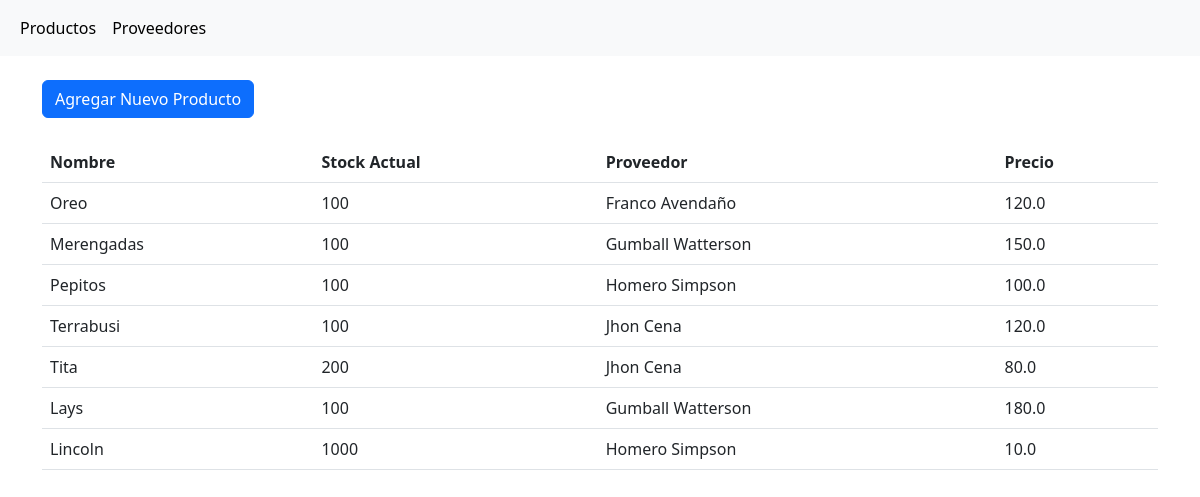
The app's page /compras/productos/, older data.
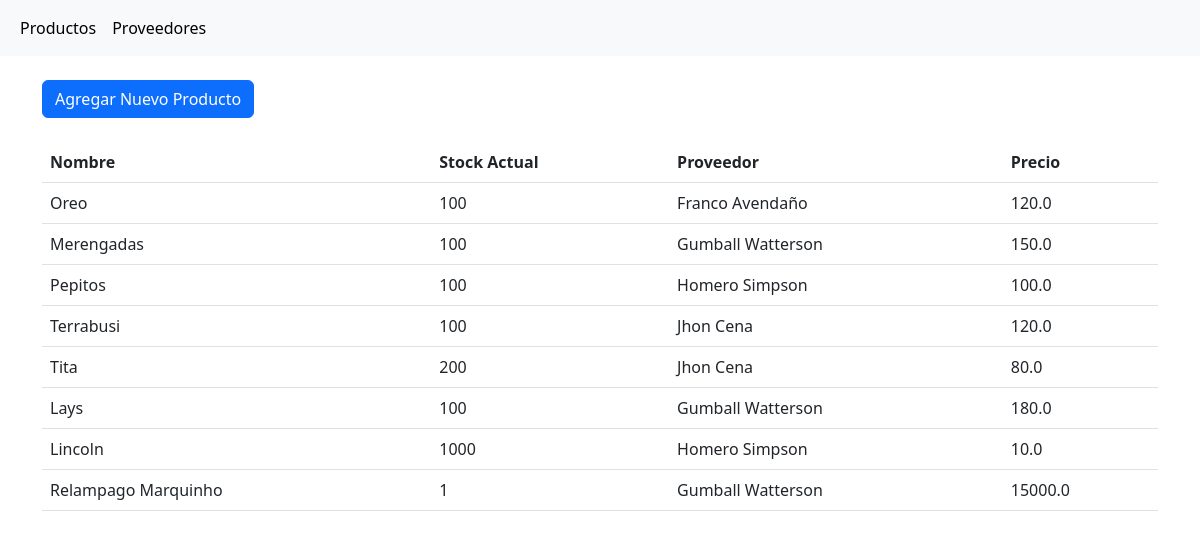
The same page, newer data.
### compra/models.py (models this page shows)
class Product(models.Model):
    name = models.CharField(max_length=155)
    price = models.FloatField(default=0)
    actual_stock = models.IntegerField(default=0)
    supplier = models.ForeignKey(
        Supplier,
        related_name="products",
        on_delete=models.CASCADE
    )

class Supplier(models.Model):
    name = models.CharField(max_length=155)
    last_name = models.CharField(max_length=155)
    dni = models.IntegerField(default=0)
    def __str__(self):
        return f'{self.name} {self.last_name}'

### compra/views.py (the view)
# urls.py: path('productos/', get_products, name='products'),
def get_products(request):
    products = Product.objects.all()
    return render(request, 'products.html', {"products": products})

### compra/templates/products.html
{% extends 'base_products.html' %}
{% block 'content-products' %}
<table class="table">
  <thead>
    <tr>
      <th scope="col">Nombre</th>
      <th scope="col">Stock Actual</th>
      <th scope="col">Proveedor</th>
        <th scope="col">Precio</th>
    </tr>
  </thead>
  <tbody>
  {% for product in products %}
    <tr>
      <td>{{ product.name }}</td>
      <td>{{ product.actual_stock }}</td>
      <td>{{ product.supplier }}</td>
        <td>{{ product.price }}</td>
  {% endfor %}
  </tbody>
</table>
{% endblock %}

### templates/base_products.html (shortened to what this page needs)
<!DOCTYPE html>
<html lang="en">
<head>
  <link href="https://cdn.jsdelivr.net/npm/bootstrap@5.3.0-alpha3/dist/css/bootstrap.min.css" rel="stylesheet"
>
</head>
<body>
  {% include 'navbar.html' %}
    <div class="container">
        <div>
            <br/>
            <a class="btn btn-primary" href="crear">Agregar Nuevo Producto</a>
            <br/>
            <br>
            {% block 'content-products' %}
            {% endblock %}
        </div>
    </div>
</body>
</html>

### templates/navbar.html
<nav class="navbar navbar-expand-lg bg-body-tertiary">
  <div class="container-fluid">
    <div class="collapse navbar-collapse" id="navbarSupportedContent">
      <ul class="navbar-nav me-auto mb-2 mb-lg-0">
        <li class="nav-item">
          <a class="nav-link active" aria-current="page" href="/compras/productos/">Productos</a>
        </li>
        <li class="nav-item">
          <a class="nav-link active" aria-current="page" href="/compras/proveedores">Proveedores</a>
        </li>
    </div>
  </div>
</nav>

Row changes from the older to the newer data that the page shows:
added Product: name "Relampago Marquinho", actual_stock "1", supplier "Gumball Watterson", price "15000.0"
